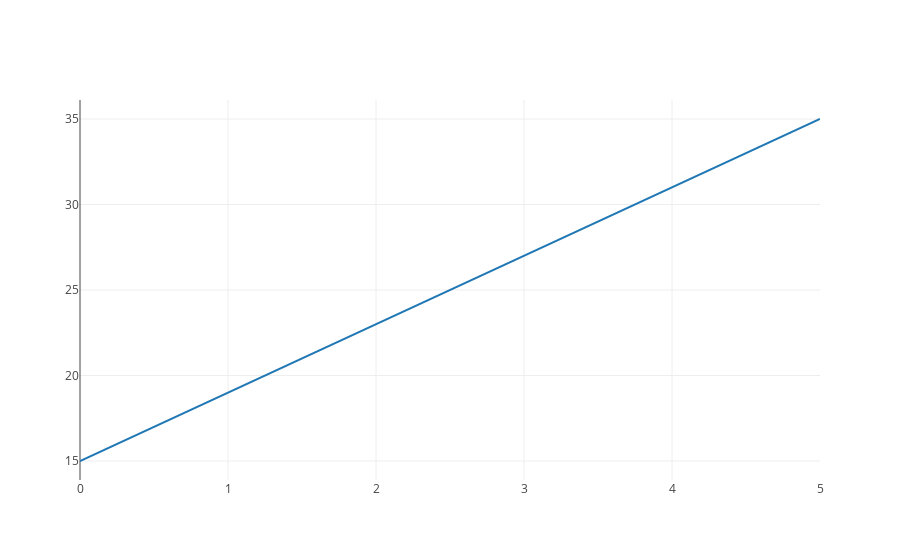

The cell this chart's notebook holds for it:
### Markdown cell above
We can plot the function by calculating outputs at a range of x values.  Note that we use our `output_at` function to calculate the output at each individual x value.

### Code cell
import plotly
from plotly.offline import iplot, init_notebook_mode
init_notebook_mode(connected=True)

from graph import plot, trace_values, build_layout

x_values = list(range(0, 6))
# layout = build_layout(y_axis = {'range': [0, 35]})


four_x_plus_fifteen_values = list(map(lambda x: output_at(four_x_plus_fifteen, x),x_values))
four_x_plus_fifteen_trace = trace_values(x_values, four_x_plus_fifteen_values, mode = 'lines')
plot([four_x_plus_fifteen_trace])

### Figure 1 — Plotly figure (JSON) as saved in the notebook; plotly's stock layout.template omitted (floating-point values rounded to 4 significant figures)
{"data": [{"mode": "lines", "name": "data", "text": [], "type": "scatter", "uid": "675f20cc-dcd0-11e8-9f50-0242ac11000d", "x": [0, 1, 2, 3, 4, 5], "y": [15, 19, 23, 27, 31, 35]}], "layout": {}}
